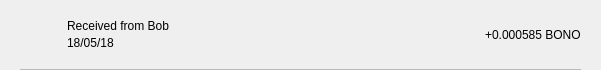
<?xml version="1.0" encoding="UTF-8"?>
<ui version="4.0">
 <class>TxRow</class>
 <widget class="QWidget" name="TxRow">
  <property name="geometry">
   <rect>
    <x>0</x>
    <y>0</y>
    <width>601</width>
    <height>70</height>
   </rect>
  </property>
  <property name="minimumSize">
   <size>
    <width>0</width>
    <height>40</height>
   </size>
  </property>
  <property name="windowTitle">
   <string>Form</string>
  </property>
  <layout class="QVBoxLayout" name="verticalLayout_3">
   <property name="spacing">
    <number>0</number>
   </property>
   <property name="leftMargin">
    <number>0</number>
   </property>
   <property name="topMargin">
    <number>0</number>
   </property>
   <property name="rightMargin">
    <number>0</number>
   </property>
   <property name="bottomMargin">
    <number>0</number>
   </property>
   <item>
    <widget class="QWidget" name="rowContainer" native="true">
     <layout class="QVBoxLayout" name="verticalLayout_2">
      <property name="spacing">
       <number>9</number>
      </property>
      <property name="leftMargin">
       <number>20</number>
      </property>
      <property name="topMargin">
       <number>9</number>
      </property>
      <property name="rightMargin">
       <number>20</number>
      </property>
      <property name="bottomMargin">
       <number>0</number>
      </property>
      <item>
       <widget class="QFrame" name="frame">
        <property name="styleSheet">
         <string notr="true">border:none;</string>
        </property>
        <property name="frameShape">
         <enum>QFrame::StyledPanel</enum>
        </property>
        <property name="frameShadow">
         <enum>QFrame::Raised</enum>
        </property>
        <layout class="QHBoxLayout" name="horizontalLayout" stretch="0,2,0">
         <property name="leftMargin">
          <number>0</number>
         </property>
         <property name="topMargin">
          <number>0</number>
         </property>
         <property name="rightMargin">
          <number>0</number>
         </property>
         <property name="bottomMargin">
          <number>0</number>
         </property>
         <item>
          <widget class="QPushButton" name="icon">
           <property name="focusPolicy">
            <enum>Qt::NoFocus</enum>
           </property>
           <property name="styleSheet">
            <string notr="true">border:none;</string>
           </property>
           <property name="text">
            <string/>
           </property>
           <property name="iconSize">
            <size>
             <width>28</width>
             <height>28</height>
            </size>
           </property>
          </widget>
         </item>
         <item>
          <layout class="QVBoxLayout" name="verticalLayout">
           <property name="spacing">
            <number>3</number>
           </property>
           <property name="leftMargin">
            <number>9</number>
           </property>
           <item>
            <widget class="QLabel" name="lblAddress">
             <property name="styleSheet">
              <string notr="true"/>
             </property>
             <property name="text">
              <string>Received from Bob</string>
             </property>
             <property name="alignment">
              <set>Qt::AlignBottom|Qt::AlignLeading|Qt::AlignLeft</set>
             </property>
            </widget>
           </item>
           <item>
            <widget class="QLabel" name="lblDate">
             <property name="styleSheet">
              <string notr="true"/>
             </property>
             <property name="text">
              <string>18/05/18</string>
             </property>
             <property name="alignment">
              <set>Qt::AlignLeading|Qt::AlignLeft|Qt::AlignTop</set>
             </property>
            </widget>
           </item>
          </layout>
         </item>
         <item>
          <widget class="QLabel" name="lblAmount">
           <property name="styleSheet">
            <string notr="true"/>
           </property>
           <property name="text">
            <string>+0.000585 BONO</string>
           </property>
          </widget>
         </item>
        </layout>
       </widget>
      </item>
      <item>
       <widget class="QLabel" name="lblDivisory">
        <property name="minimumSize">
         <size>
          <width>0</width>
          <height>1</height>
         </size>
        </property>
        <property name="maximumSize">
         <size>
          <width>16777215</width>
          <height>1</height>
         </size>
        </property>
        <property name="styleSheet">
         <string notr="true">background-color:#bababa;</string>
        </property>
        <property name="text">
         <string/>
        </property>
        <property name="alignment">
         <set>Qt::AlignBottom|Qt::AlignLeading|Qt::AlignLeft</set>
        </property>
       </widget>
      </item>
     </layout>
    </widget>
   </item>
  </layout>
 </widget>
 <resources/>
 <connections/>
</ui>
